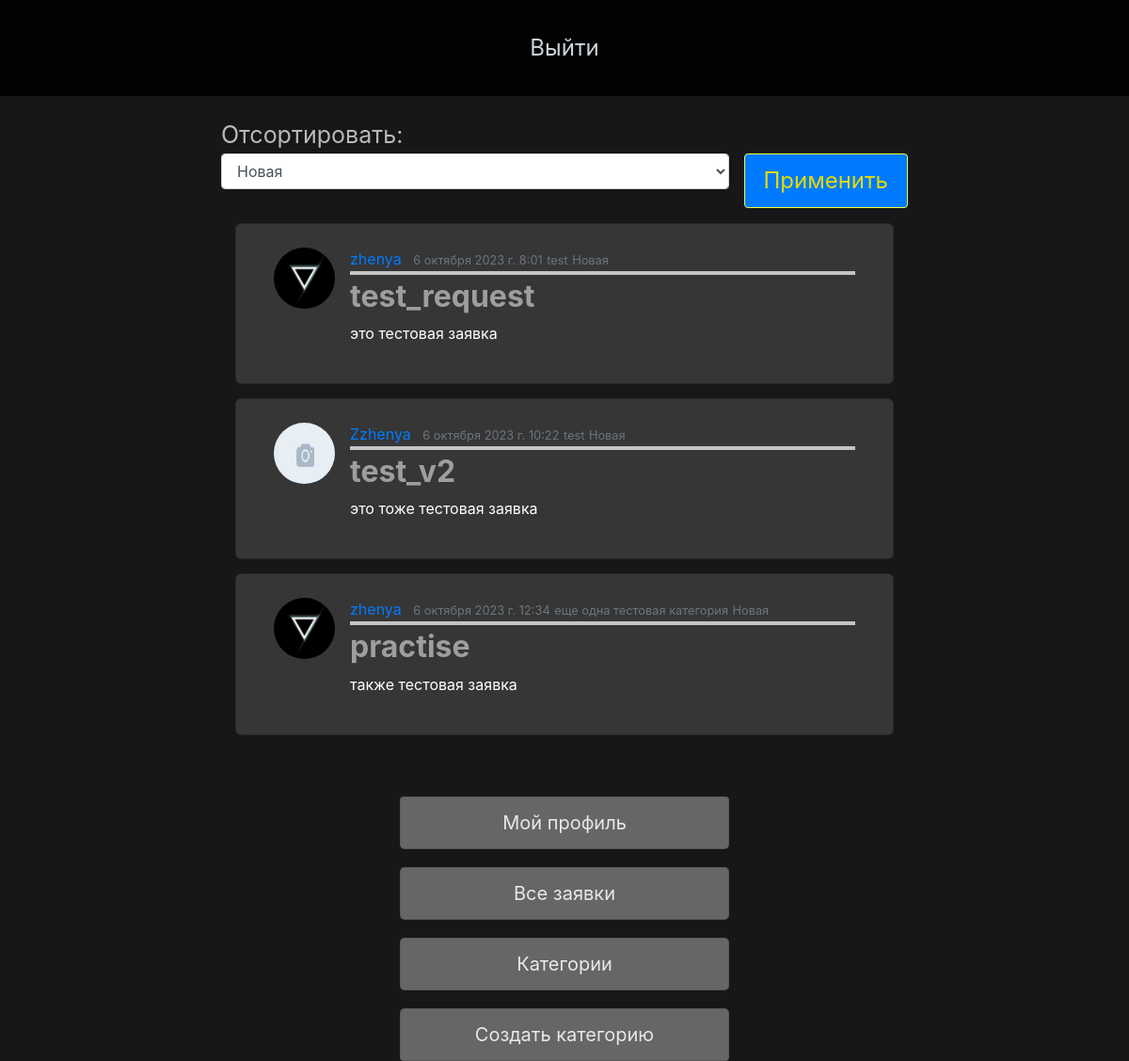
Screenshot of / (signed in) with the database file from the repository.
### app/models.py (models this page shows, shortened)
class DesignRequest(models.Model):
    STATUS_CHOICES = [('new', 'Новая'), ('in_progress', 'Принято в работу'),('completed', 'Выполнено'),
    ]
    title = models.CharField(max_length=100)
    content = models.TextField()
    created_at = models.DateTimeField(auto_now_add=True)
    updated_at = models.DateTimeField(auto_now=True)
    user = models.ForeignKey(User, on_delete=models.CASCADE)
    image = models.ImageField(upload_to='images')
    category = models.ForeignKey(Category, on_delete=models.CASCADE)
    status = models.CharField(max_length=20, choices=STATUS_CHOICES, default='new')
    comment = models.TextField(null=True, blank=True)
    image_after = models.ImageField(upload_to='images', null=True, blank=True)

class Category(models.Model):
    title = models.CharField(max_length=100)
    def __str__(self):
        return self.title

### user/models.py (models this page shows, shortened)
class Profile(models.Model):
    user = models.OneToOneField(User, on_delete=models.CASCADE)
    image = models.ImageField(default='default.jpg', upload_to='profile_pics')

### app/views.py (the view, shortened to what this page needs)
# urls.py: path('', design_request_list, name='request-home'),
@login_required
def design_request_list(request, username=None):
    status = request.GET.get("status")
    user = get_object_or_404(User, username=request.user.username)
    if user.is_superuser:
        design_requests = DesignRequest.objects.all()
        context = { 'design_requests': design_requests }
        if status:
            design_requests = DesignRequest.objects.filter(status=status).order_by("created_at")
            context = { 'design_requests': design_requests, "status": status }
        if username:
            user = get_object_or_404(User, username=username)
            design_requests = DesignRequest.objects.filter(user=user)
            context = { 'design_requests': design_requests, "status": status }
        return render(request, 'design/user_design_requests.html', context)

### app/templates/design/user_design_requests.html (shortened to what this page needs)
{% extends 'design/base.html' %}
{% block content %}
{% if page != 'home' %}
<div class="form-group">
	<form method="GET">
		<label for="exampleFormControlSelect1">Отсортировать:</label>
		<div class="d-flex">
			<select name="status" class="form-control" id="exampleFormControlSelect1">
				<option {% if status == "new" %} selected {% endif %} name="new" value="new">Новая</option>
			</select>
			<button type="submit" class="btn btn-primary ml-3">Применить</button>
		</div>
	</form>
</div>
{% endif %}
{% for design_request in design_requests %}
<article class="media content-section">
	<img class="rounded-circle article-img" src="{{ design_request.user.profile.image.url }}" />
	<div class="media-body">
		<div class="article-metadata">
			{% if user.is_superuser %}
			<a class="mr-2" href="{% url 'design_request_list' %}">{{ design_request.user.username }}</a>
			{% else %}
			<a class="mr-2" href="{% url 'design_request_list'  %}">{{ design_request.user.username }}</a>
			{% endif %}
			<small class="text-muted">{{ design_request.created_at }}</small>
			<small class="text-muted">{{ design_request.category }}</small>
			<small class="text-muted">
				{% if design_request.status == 'new' %} Новая {% endif %}
			</small>
		</div>
		<h2>
			<a class="article-title" href="{% url 'design_request_detail' design_request.id %}">{{ design_request.title}}</a>
		</h2>
		<p class="article-content">{{ design_request.content }}</p>
	</div>
</article>
{% endfor %}
{% endblock %}

### app/templates/design/base.html (shortened to what this page needs)
{% load static %}
<!DOCTYPE html>
<html>
<head>
	<link rel="stylesheet" href="https://maxcdn.bootstrapcdn.com/bootstrap/4.0.0/css/bootstrap.min.css">
	<link rel="stylesheet" type="text/css" href="{% static 'design/main.css' %}">
</head>
<body>
	<header class="site-header">
		<nav class="navbar navbar-expand-md navbar-dark bg-steel fixed-top">
			<div class="container">
				<div class="collapse navbar-collapse" id="navbarToggle">
					<div class="navbar-nav">
						{% if user.is_authenticated %}
						<a class="nav-item nav-link" href="{% url 'logout' %}">Выйти</a>
						{% else %}
						<a class="nav-item nav-link" href="{% url 'register' %}">Регистрация</a>
						<a class="nav-item nav-link" href="{% url 'login' %}">Вход</a>
						{% endif %}
					</div>
				</div>
			</div>
		</nav>
	</header>
	<main role="main" class="container">
		<div class="row">
			{% if user.is_authenticated %}
			<div class="col-md-4">
				<div class="list-group">
					<a href="{% url 'profile' %}" class="list-group-item list-group-item-action" aria-current="true">Мой профиль</a>
					{% if user.is_superuser %}
					<a href="{% url 'design_request_list' %}" class="list-group-item list-group-item-action">Все заявки</a>
					<a href="{% url 'category_list' %}" class="list-group-item list-group-item-action">Категории</a>
					<a href="{% url 'category_create' %}" class="list-group-item list-group-item-action">Создать категорию</a>
					{% endif %}
				</div>
			</div>
			{% endif %}
			<div class="col-md-8">
				{% block content %}
				{% endblock %}
			</div>
		</div>
	</main>
</body>
</html>

### app/static/design/main.css (style rules this page uses)
body { background: #171717; color: #333333; margin-top: 5rem; }
.collapse { display:flex; justify-content:center; font-size:24px; }
.nav-link { margin:0 25px; }
h1, h2, h3, h4, h5, h6 { color: #a8a8a8; font-weight:700; }
.bg-steel { background-color: #030202; padding:25px 0; }
label { color:#bababa; }
.site-header .navbar-nav .nav-link { color: #cbd5db; }
label, input { margin-right:15px; }
.media { margin:15px; }
.content-section { background: #363636; padding: 25px 40px; border: 1px solid #292929; border-radius: 6px; color:white; }
.form-group { display:flex; flex-direction:column; gap: 15px; }
.form-group label { font-size:25px; margin:0; }
.form-group button { margin:0 auto; padding:10px 20px; }
.row { display:flex; justify-content:center; align-items:center; margin-top:50px; flex-direction:column-reverse; }
.article-title { color: #9e9e9e; }
.article-content { white-space: pre-line; }
.article-img { height: 65px; width: 65px; margin-right: 16px; }
.article-metadata { padding-bottom: 1px; margin-bottom: 4px; border-bottom: 4px solid #c4c4c4 }
.btn { border:1.5px solid #eeff38; color:#e3db00; font-size:24px; }
.col-md-4 { margin-top:50px; }
.col-md-8 { margin-top:45px; }
.list-group-item { background-color:#666; color:#e8e8e8; font-size:20px; border-radius:5px; text-align:center; }
.list-group { display:flex; gap:20px; }

### rows the page displays
DesignRequest: user.profile.image (picture), user.username "zhenya", created_at "6 октября 2023 г. 8:01", category "test", status "Новая", title "test_request", content "это тестовая заявка"
DesignRequest: user.profile.image (placeholder picture), user.username "Zzhenya", created_at "6 октября 2023 г. 10:22", category "test", status "Новая", title "test_v2", content "это тоже тестовая заявка"
DesignRequest: user.profile.image (picture), user.username "zhenya", created_at "6 октября 2023 г. 12:34", category "еще одна тестовая категория", status "Новая", title "practise", content "также тестовая заявка"
